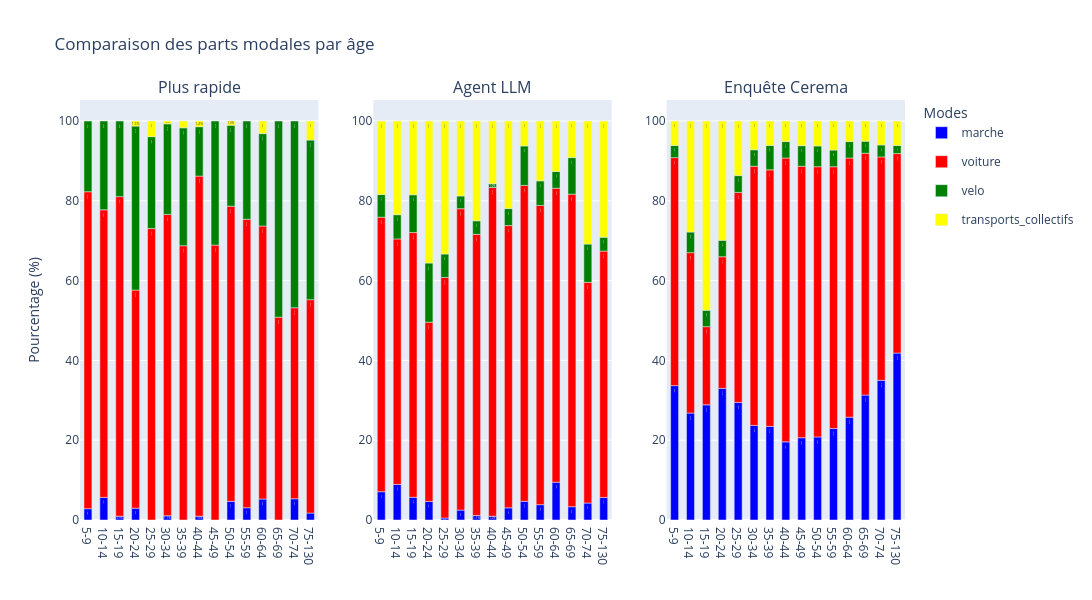

The notebook cell this image was saved under:
### Code cell
bar_graph(moves, cerema["parts_modales_2023"]["Age"], "Comparaison des parts modales par âge", x_name="Age_cat")

### Figure 1 — Plotly figure (JSON) as saved in the notebook; plotly's stock layout.template omitted (floating-point values rounded to 4 significant figures)
{"data": [{"legendgroup": "marche", "marker": {"color": "blue"}, "name": "marche", "showlegend": true, "text": ["2.8368794326241136", "5.668016194331984", "0.9478672985781991", "2.9661016949152543", "1.0638297872340425", "0.9523809523809524", "4.6875", "3.076923076923077", "5.263157894736842", "5.319148936170213", "1.7391304347826086"], "textposition": "inside", "texttemplate": "%{text:.1f}%", "type": "bar", "x": ["5-9", "10-14", "15-19", "20-24", "30-34", "40-44", "50-54", "55-59", "60-64", "70-74", "75-130"], "xaxis": "x", "y": [4, 14, 2, 7, 3, 2, 9, 8, 5, 5, 4], "yaxis": "y"}, {"legendgroup": "voiture", "marker": {"color": "red"}, "name": "voiture", "showlegend": true, "text": ["79.43262411347519", "72.06477732793523", "80.09478672985783", "54.66101694915254", "73.0392156862745", "75.53191489361703", "68.75", "85.23809523809524", "68.90243902439023", "73.95833333333334", "72.3076923076923", "68.42105263157895", "50.83333333333333", "47.87234042553192", "53.47826086956522"], "textposition": "inside", "texttemplate": "%{text:.1f}%", "type": "bar", "x": ["5-9", "10-14", "15-19", "20-24", "25-29", "30-34", "35-39", "40-44", "45-49", "50-54", "55-59", "60-64", "65-69", "70-74", "75-130"], "xaxis": "x", "y": [112, 178, 169, 129, 149, 213, 121, 179, 113, 142, 188, 65, 61, 45, 123], "yaxis": "y"}, {"legendgroup": "velo", "marker": {"color": "green"}, "name": "velo", "showlegend": true, "text": ["17.73049645390071", "22.267206477732792", "18.95734597156398", "41.10169491525424", "23.03921568627451", "22.69503546099291", "29.545454545454547", "12.380952380952381", "31.097560975609756", "20.3125", "24.615384615384617", "23.157894736842106", "49.166666666666664", "46.808510638297875", "40.0"], "textposition": "inside", "texttemplate": "%{text:.1f}%", "type": "bar", "x": ["5-9", "10-14", "15-19", "20-24", "25-29", "30-34", "35-39", "40-44", "45-49", "50-54", "55-59", "60-64", "65-69", "70-74", "75-130"], "xaxis": "x", "y": [25, 55, 40, 97, 47, 64, 52, 26, 51, 39, 64, 22, 59, 44, 92], "yaxis": "y"}, {"legendgroup": "transports_collectifs", "marker": {"color": "yellow"}, "name": "transports_collectifs", "showlegend": true, "text": ["1.2711864406779663", "3.9215686274509802", "0.7092198581560284", "1.7045454545454544", "1.4285714285714286", "1.0416666666666665", "3.1578947368421053", "4.782608695652174"], "textposition": "inside", "texttemplate": "%{text:.1f}%", "type": "bar", "x": ["20-24", "25-29", "30-34", "35-39", "40-44", "50-54", "60-64", "75-130"], "xaxis": "x", "y": [3, 8, 2, 3, 3, 2, 3, 11], "yaxis": "y"}, {"legendgroup": "marche", "marker": {"color": "blue"}, "name": "marche", "showlegend": false, "text": ["7.092198581560284", "8.906882591093117", "5.687203791469194", "4.661016949152542", "0.49019607843137253", "2.4822695035460995", "1.1363636363636365", "0.9523809523809524", "3.048780487804878", "4.6875", "3.8461538461538463", "9.473684210526317", "3.3333333333333335", "4.25531914893617", "5.6521739130434785"], "textposition": "inside", "texttemplate": "%{text:.1f}%", "type": "bar", "x": ["5-9", "10-14", "15-19", "20-24", "25-29", "30-34", "35-39", "40-44", "45-49", "50-54", "55-59", "60-64", "65-69", "70-74", "75-130"], "xaxis": "x2", "y": [10, 22, 12, 11, 1, 7, 2, 2, 5, 9, 10, 9, 4, 4, 13], "yaxis": "y2"}, {"legendgroup": "voiture", "marker": {"color": "red"}, "name": "voiture", "showlegend": false, "text": ["68.79432624113475", "61.53846153846154", "66.35071090047393", "44.91525423728814", "60.29411764705882", "75.53191489361703", "70.45454545454545", "82.38095238095238", "70.73170731707317", "79.16666666666666", "75.0", "73.68421052631578", "78.33333333333333", "55.319148936170215", "61.73913043478261"], "textposition": "inside", "texttemplate": "%{text:.1f}%", "type": "bar", "x": ["5-9", "10-14", "15-19", "20-24", "25-29", "30-34", "35-39", "40-44", "45-49", "50-54", "55-59", "60-64", "65-69", "70-74", "75-130"], "xaxis": "x2", "y": [97, 152, 140, 106, 123, 213, 124, 173, 116, 152, 195, 70, 94, 52, 142], "yaxis": "y2"}, {"legendgroup": "velo", "marker": {"color": "green"}, "name": "velo", "showlegend": false, "text": ["5.673758865248227", "6.0728744939271255", "9.47867298578199", "14.83050847457627", "5.88235294117647", "3.1914893617021276", "3.4090909090909087", "0.9523809523809524", "4.2682926829268295", "9.895833333333332", "6.153846153846154", "4.2105263157894735", "9.166666666666666", "9.574468085106384", "3.4782608695652173"], "textposition": "inside", "texttemplate": "%{text:.1f}%", "type": "bar", "x": ["5-9", "10-14", "15-19", "20-24", "25-29", "30-34", "35-39", "40-44", "45-49", "50-54", "55-59", "60-64", "65-69", "70-74", "75-130"], "xaxis": "x2", "y": [8, 15, 20, 35, 12, 9, 6, 2, 7, 19, 16, 4, 11, 9, 8], "yaxis": "y2"}, {"legendgroup": "transports_collectifs", "marker": {"color": "yellow"}, "name": "transports_collectifs", "showlegend": false, "text": ["18.439716312056735", "23.481781376518217", "18.48341232227488", "35.59322033898305", "33.33333333333333", "18.79432624113475", "25.0", "15.714285714285714", "21.951219512195124", "6.25", "15.0", "12.631578947368421", "9.166666666666666", "30.851063829787233", "29.130434782608695"], "textposition": "inside", "texttemplate": "%{text:.1f}%", "type": "bar", "x": ["5-9", "10-14", "15-19", "20-24", "25-29", "30-34", "35-39", "40-44", "45-49", "50-54", "55-59", "60-64", "65-69", "70-74", "75-130"], "xaxis": "x2", "y": [26, 58, 39, 84, 68, 53, 44, 33, 36, 12, 39, 12, 11, 29, 67], "yaxis": "y2"}, {"legendgroup": "marche", "marker": {"color": "blue"}, "name": "marche", "showlegend": false, "text": ["33.0", "25.742574257425744", "27.450980392156865", "31.06796116504854", "26.923076923076923", "21.904761904761905", "21.69811320754717", "17.75700934579439", "18.51851851851852", "18.34862385321101", "20.0", "22.52252252252252", "27.67857142857143", "30.973451327433626", "35.96491228070175"], "textposition": "inside", "texttemplate": "%{text:.1f}%", "type": "bar", "x": ["5-9", "10-14", "15-19", "20-24", "25-29", "30-34", "35-39", "40-44", "45-49", "50-54", "55-59", "60-64", "65-69", "70-74", "75-130"], "xaxis": "x3", "y": [33, 26, 28, 32, 28, 23, 23, 19, 20, 20, 22, 25, 31, 35, 41], "yaxis": "y3"}, {"legendgroup": "voiture", "marker": {"color": "red"}, "name": "voiture", "showlegend": false, "text": ["56.00000000000001", "38.613861386138616", "18.627450980392158", "31.06796116504854", "48.07692307692308", "60.0", "59.43396226415094", "64.48598130841121", "61.111111111111114", "59.63302752293578", "57.27272727272727", "56.75675675675676", "53.57142857142857", "49.557522123893804", "42.98245614035088"], "textposition": "inside", "texttemplate": "%{text:.1f}%", "type": "bar", "x": ["5-9", "10-14", "15-19", "20-24", "25-29", "30-34", "35-39", "40-44", "45-49", "50-54", "55-59", "60-64", "65-69", "70-74", "75-130"], "xaxis": "x3", "y": [56, 39, 19, 32, 50, 63, 63, 69, 66, 65, 63, 63, 60, 56, 49], "yaxis": "y3"}, {"legendgroup": "velo", "marker": {"color": "green"}, "name": "velo", "showlegend": false, "text": ["3.0", "4.9504950495049505", "3.9215686274509802", "3.8834951456310676", "3.8461538461538463", "3.8095238095238098", "5.660377358490567", "3.7383177570093453", "4.62962962962963", "4.587155963302752", "3.6363636363636362", "3.6036036036036037", "2.6785714285714284", "2.6548672566371683", "1.7543859649122806"], "textposition": "inside", "texttemplate": "%{text:.1f}%", "type": "bar", "x": ["5-9", "10-14", "15-19", "20-24", "25-29", "30-34", "35-39", "40-44", "45-49", "50-54", "55-59", "60-64", "65-69", "70-74", "75-130"], "xaxis": "x3", "y": [3, 5, 4, 4, 4, 4, 6, 4, 5, 5, 4, 4, 3, 3, 2], "yaxis": "y3"}, {"legendgroup": "transports_collectifs", "marker": {"color": "yellow"}, "name": "transports_collectifs", "showlegend": false, "text": ["6.0", "26.732673267326735", "45.09803921568628", "28.155339805825243", "12.5", "6.666666666666667", "5.660377358490567", "4.672897196261682", "5.555555555555555", "5.5045871559633035", "6.363636363636363", "4.504504504504505", "4.464285714285714", "5.3097345132743365", "5.263157894736842"], "textposition": "inside", "texttemplate": "%{text:.1f}%", "type": "bar", "x": ["5-9", "10-14", "15-19", "20-24", "25-29", "30-34", "35-39", "40-44", "45-49", "50-54", "55-59", "60-64", "65-69", "70-74", "75-130"], "xaxis": "x3", "y": [6, 27, 46, 29, 13, 7, 6, 5, 6, 6, 7, 5, 5, 6, 6], "yaxis": "y3"}], "layout": {"annotations": [{"font": {"size": 16}, "showarrow": false, "text": "Plus rapide", "x": 0.1444, "xanchor": "center", "xref": "paper", "y": 1, "yanchor": "bottom", "yref": "paper"}, {"font": {"size": 16}, "showarrow": false, "text": "Agent LLM", "x": 0.5, "xanchor": "center", "xref": "paper", "y": 1, "yanchor": "bottom", "yref": "paper"}, {"font": {"size": 16}, "showarrow": false, "text": "Enquête Cerema", "x": 0.8556, "xanchor": "center", "xref": "paper", "y": 1, "yanchor": "bottom", "yref": "paper"}], "bargap": 0.5, "barmode": "relative", "barnorm": "percent", "height": 600, "legend": {"title": {"text": "Modes"}}, "title": {"text": "Comparaison des parts modales par âge"}, "width": 1300, "xaxis": {"anchor": "y", "categoryarray": ["5-9", "10-14", "15-19", "20-24", "25-29", "30-34", "35-39", "40-44", "45-49", "50-54", "55-59", "60-64", "65-69", "70-74", "75-130"], "categoryorder": "array", "domain": [0, 0.2889], "showgrid": false, "type": "category"}, "xaxis2": {"anchor": "y2", "categoryarray": ["5-9", "10-14", "15-19", "20-24", "25-29", "30-34", "35-39", "40-44", "45-49", "50-54", "55-59", "60-64", "65-69", "70-74", "75-130"], "categoryorder": "array", "domain": [0.3556, 0.6444], "showgrid": false, "type": "category"}, "xaxis3": {"anchor": "y3", "categoryarray": ["5-9", "10-14", "15-19", "20-24", "25-29", "30-34", "35-39", "40-44", "45-49", "50-54", "55-59", "60-64", "65-69", "70-74", "75-130"], "categoryorder": "array", "domain": [0.7111, 1], "showgrid": false, "type": "category"}, "yaxis": {"anchor": "x", "domain": [0, 1], "title": {"text": "Pourcentage (%)"}}, "yaxis2": {"anchor": "x2", "domain": [0, 1]}, "yaxis3": {"anchor": "x3", "domain": [0, 1]}}}
